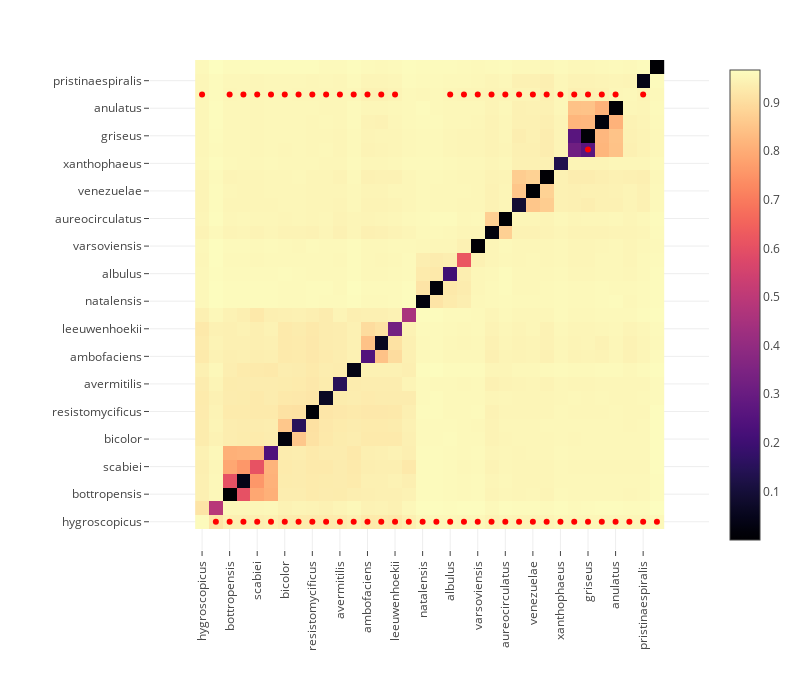

Notebook cell for this chart:
### Code cell
include("fix-component-base.jl");

### Figure 1 — Plotly figure (JSON) as saved in the notebook; plotly's stock layout.template omitted (floating-point values rounded to 4 significant figures; data arrays with more than 128 entries replaced by an {"elided": "..."} marker saying what was removed)
{"data": [{"colorscale": {"elided": "256x2 mixed values"}, "type": "heatmap", "x": ["hygroscopicus", "pluripotens", "bottropensis", "stelliscabiei", "scabiei", "europaeiscabiei", "bicolor", "viridochromogenes", "resistomycificus", "griseoruber", "avermitilis", "turgidiscabies", "ambofaciens", "lividans", "leeuwenhoekii", "acidiscabies", "natalensis", "decoyicus", "albulus", "rimosus", "varsoviensis", "ruber", "aureocirculatus", "exfoliatus", "venezuelae", "bikiniensis", "xanthophaeus", "californicus", "griseus", "filamentosus", "anulatus", "albus", "pristinaespiralis", "fradiae"], "y": ["hygroscopicus", "pluripotens", "bottropensis", "stelliscabiei", "scabiei", "europaeiscabiei", "bicolor", "viridochromogenes", "resistomycificus", "griseoruber", "avermitilis", "turgidiscabies", "ambofaciens", "lividans", "leeuwenhoekii", "acidiscabies", "natalensis", "decoyicus", "albulus", "rimosus", "varsoviensis", "ruber", "aureocirculatus", "exfoliatus", "venezuelae", "bikiniensis", "xanthophaeus", "californicus", "griseus", "filamentosus", "anulatus", "albus", "pristinaespiralis", "fradiae"], "z": {"elided": "34x34 float values"}}, {"hoverinfo": "skip", "marker": {"color": "red"}, "mode": "markers", "type": "scatter", "x": ["griseus", "avermitilis", "bottropensis", "bicolor", "ruber", "aureocirculatus", "filamentosus", "californicus", "resistomycificus", "varsoviensis", "xanthophaeus", "ambofaciens", "anulatus", "bikiniensis", "exfoliatus", "griseus", "hygroscopicus", "lividans", "rimosus", "scabiei", "viridochromogenes", "griseoruber", "albulus", "turgidiscabies", "leeuwenhoekii", "venezuelae", "pristinaespiralis", "europaeiscabiei", "stelliscabiei", "avermitilis", "acidiscabies", "bottropensis", "bicolor", "ruber", "aureocirculatus", "filamentosus", "californicus", "resistomycificus", "varsoviensis", "xanthophaeus", "albus", "ambofaciens", "anulatus", "bikiniensis", "exfoliatus", "fradiae", "griseus", "lividans", "rimosus", "scabiei", "viridochromogenes", "griseoruber", "natalensis", "albulus", "pluripotens", "turgidiscabies", "decoyicus", "leeuwenhoekii", "venezuelae", "pristinaespiralis", "europaeiscabiei", "stelliscabiei"], "y": ["californicus", "albus", "albus", "albus", "albus", "albus", "albus", "albus", "albus", "albus", "albus", "albus", "albus", "albus", "albus", "albus", "albus", "albus", "albus", "albus", "albus", "albus", "albus", "albus", "albus", "albus", "albus", "albus", "albus", "hygroscopicus", "hygroscopicus", "hygroscopicus", "hygroscopicus", "hygroscopicus", "hygroscopicus", "hygroscopicus", "hygroscopicus", "hygroscopicus", "hygroscopicus", "hygroscopicus", "hygroscopicus", "hygroscopicus", "hygroscopicus", "hygroscopicus", "hygroscopicus", "hygroscopicus", "hygroscopicus", "hygroscopicus", "hygroscopicus", "hygroscopicus", "hygroscopicus", "hygroscopicus", "hygroscopicus", "hygroscopicus", "hygroscopicus", "hygroscopicus", "hygroscopicus", "hygroscopicus", "hygroscopicus", "hygroscopicus", "hygroscopicus", "hygroscopicus"]}], "layout": {"height": 700, "margin": {"b": 150, "l": 150, "r": 50, "t": 60}, "width": 800, "xaxis": {"scaleanchor": "y", "tickangle": -90}}}
